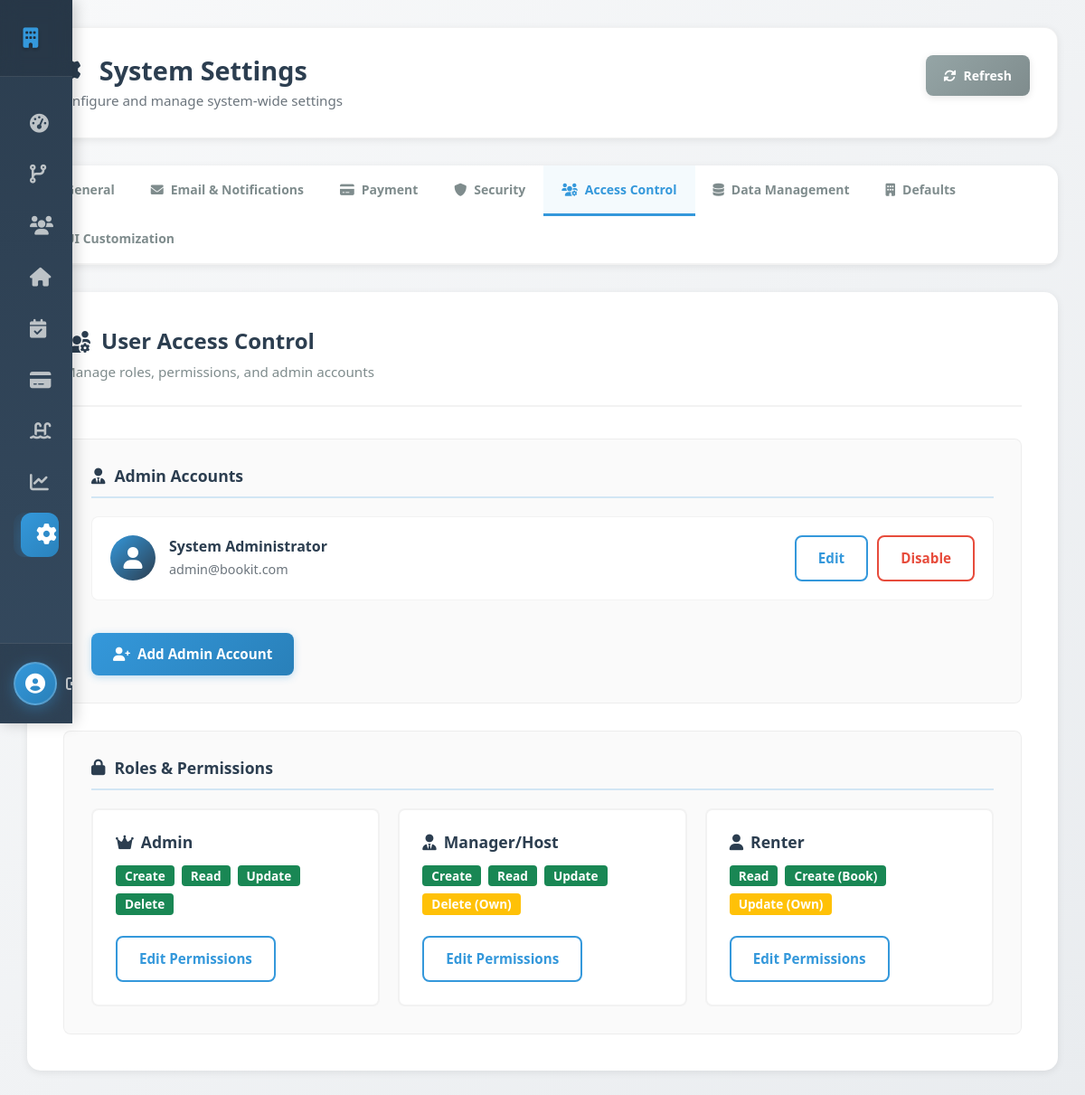
Screenshot of /admin/settings.php?tab=access (signed in) with the database file from the repository.
### tables this page shows
CREATE TABLE IF NOT EXISTS `users` (
  `user_id` int NOT NULL AUTO_INCREMENT,
  `full_name` varchar(100) NOT NULL,
  `email` varchar(100) NOT NULL,
  `password` varchar(255) NOT NULL,
  `phone` varchar(20) DEFAULT NULL,
  `role` enum('admin','host','renter') NOT NULL,
  `branch_id` int DEFAULT NULL,
  `is_active` tinyint(1) DEFAULT '1',
  `created_at` timestamp NULL DEFAULT CURRENT_TIMESTAMP,
  `last_login` datetime DEFAULT NULL,
  `updated_at` timestamp NULL DEFAULT CURRENT_TIMESTAMP ON UPDATE CURRENT_TIMESTAMP,
  `address` text,
  `profile_picture` varchar(255) DEFAULT NULL,
  `login_method` varchar(20) DEFAULT 'email',
  `condo_name` varchar(255) DEFAULT NULL,
  `branch_name` varchar(255) DEFAULT NULL,
  `condo_address` text,
  `social_media` varchar(500) DEFAULT NULL,
  `valid_id1` varchar(500) DEFAULT NULL,
  `valid_id2` varchar(500) DEFAULT NULL,
  `status` enum('pending','approved','rejected') DEFAULT 'pending',
  `reset_token` varchar(255) DEFAULT NULL,
  `token_expiry` datetime DEFAULT NULL,
  PRIMARY KEY (`user_id`),
  UNIQUE KEY `email` (`email`),
  UNIQUE KEY `email_2` (`email`)
);

### config/db.php (called while the page is built, shortened)
<?php
$conn = new mysqli(DB_HOST, DB_USER, DB_PASS, DB_NAME);
if (!function_exists('get_multiple_results')) {
    function get_multiple_results($sql, $params = []) {
        global $conn;
        $stmt = $conn->prepare($sql);
        if (!$stmt->execute()) {
            error_log("Execute failed: " . $stmt->error);
            $stmt->close();
            return [];
        }
        $result = $stmt->get_result();
        $results = [];
        if ($result) {
            while ($row = $result->fetch_assoc()) {
                $results[] = $row;
            }
        }
        return $results;
    }
}
?>

### admin/settings.php (the view, shortened to what this page needs)
<?php
include '../includes/functions.php';
include_once '../config/db.php';
$active_tab = $_GET['tab'] ?? 'general';
$admins = get_multiple_results("SELECT user_id, full_name, email, is_active FROM users WHERE role = 'admin' ORDER BY created_at DESC");
?>
<!DOCTYPE html>
<html lang="en">
<head>
    <link href="https://cdn.jsdelivr.net/npm/bootstrap@5.1.3/dist/css/bootstrap.min.css" rel="stylesheet">
    <link href="https://cdnjs.cloudflare.com/ajax/libs/font-awesome/6.0.0/css/all.min.css" rel="stylesheet">
    <link href="../assets/css/sidebar-common.css" rel="stylesheet">
    <link href="../assets/css/admin/settings.css" rel="stylesheet">
    <link href="../assets/css/modals.css" rel="stylesheet">
</head>
<body>
<div class="d-flex">
    <?php include '../includes/sidebar.php'; ?>
    <main class="main-content flex-grow-1">
        <div class="page-header">
            <div>
                <h1 class="page-title mb-1">
                    <i class="fas fa-cog me-2"></i>System Settings
                </h1>
                <p class="text-muted">Configure and manage system-wide settings</p>
            </div>
            <div class="page-actions">
                <button type="button" class="btn-refresh" onclick="location.reload()">
                    <i class="fas fa-sync-alt"></i> Refresh
                </button>
            </div>
        </div>
        <div class="settings-nav">
            <div class="nav-tabs">
                <a href="?tab=general" class="nav-tab <?php echo $active_tab == 'general' ? 'active' : ''; ?>">
                    <i class="fas fa-sliders-h"></i> General
                </a>
                <a href="?tab=email" class="nav-tab <?php echo $active_tab == 'email' ? 'active' : ''; ?>">
                    <i class="fas fa-envelope"></i> Email & Notifications
                </a>
                <a href="?tab=payment" class="nav-tab <?php echo $active_tab == 'payment' ? 'active' : ''; ?>">
                    <i class="fas fa-credit-card"></i> Payment
                </a>
                <a href="?tab=security" class="nav-tab <?php echo $active_tab == 'security' ? 'active' : ''; ?>">
                    <i class="fas fa-shield-alt"></i> Security
                </a>
                <a href="?tab=access" class="nav-tab <?php echo $active_tab == 'access' ? 'active' : ''; ?>">
                    <i class="fas fa-users-cog"></i> Access Control
                </a>
                <a href="?tab=data" class="nav-tab <?php echo $active_tab == 'data' ? 'active' : ''; ?>">
                    <i class="fas fa-database"></i> Data Management
                </a>
                <a href="?tab=defaults" class="nav-tab <?php echo $active_tab == 'defaults' ? 'active' : ''; ?>">
                    <i class="fas fa-building"></i> Defaults
                </a>
                <a href="?tab=ui" class="nav-tab <?php echo $active_tab == 'ui' ? 'active' : ''; ?>">
                    <i class="fas fa-palette"></i> UI Customization
                </a>
            </div>
        </div>
        <div class="settings-content">
            <?php if ($active_tab == 'access'): ?>
            <div class="settings-panel">
                <div class="panel-header">
                    <h2><i class="fas fa-users-cog"></i> User Access Control</h2>
                    <p>Manage roles, permissions, and admin accounts</p>
                </div>
                <div class="access-control-container">
                    <div class="access-section">
                        <h5 class="section-title"><i class="fas fa-user-tie"></i> Admin Accounts</h5>
                        <div class="admin-list">
                            <?php
                            if (is_array($admins) && count($admins) > 0) {
                                foreach ($admins as $admin):
                            ?>
                            <div class="admin-item">
                                <div class="admin-info">
                                    <div class="admin-avatar">
                                        <i class="fas fa-user"></i>
                                    </div>
                                    <div class="admin-details">
                                        <h6><?php echo htmlspecialchars($admin['full_name']); ?></h6>
                                        <p class="text-muted"><?php echo htmlspecialchars($admin['email']); ?></p>
                                    </div>
                                </div>
                                <div class="admin-actions">
                                    <button class="btn btn-sm btn-outline-primary">Edit</button>
                                    <button class="btn btn-sm btn-outline-danger" onclick="disableAdminAccount(<?php echo $admin['user_id']; ?>)">
                                        <?php echo $admin['is_active'] ? 'Disable' : 'Enable'; ?>
                                    </button>
                                </div>
                            </div>
                            <?php
                                endforeach;
                            } else {
                                echo '<p class="text-muted">No admin accounts found</p>';
                            }
                            ?>
                        </div>
                        <button type="button" class="btn btn-primary btn-sm mt-3">
                            <i class="fas fa-user-plus"></i> Add Admin Account
                        </button>
                    </div>
                    <div class="access-section">
                        <h5 class="section-title"><i class="fas fa-lock"></i> Roles & Permissions</h5>
                        <div class="roles-grid">
                            <div class="role-card">
                                <h6><i class="fas fa-crown"></i> Admin</h6>
                                <div class="permissions-list">
                                    <span class="badge bg-success">Create</span>
                                    <span class="badge bg-success">Read</span>
                                    <span class="badge bg-success">Update</span>
                                    <span class="badge bg-success">Delete</span>
                                </div>
                                <button class="btn btn-sm btn-outline-primary mt-2">Edit Permissions</button>
                            </div>
                            <div class="role-card">
                                <h6><i class="fas fa-user-tie"></i> Manager/Host</h6>
                                <div class="permissions-list">
                                    <span class="badge bg-success">Create</span>
                                    <span class="badge bg-success">Read</span>
                                    <span class="badge bg-success">Update</span>
                                    <span class="badge bg-warning">Delete (Own)</span>
                                </div>
                                <button class="btn btn-sm btn-outline-primary mt-2">Edit Permissions</button>
                            </div>
                            <div class="role-card">
                                <h6><i class="fas fa-user"></i> Renter</h6>
                                <div class="permissions-list">
                                    <span class="badge bg-success">Read</span>
                                    <span class="badge bg-success">Create (Book)</span>
                                    <span class="badge bg-warning">Update (Own)</span>
                                </div>
                                <button class="btn btn-sm btn-outline-primary mt-2">Edit Permissions</button>
                            </div>
                        </div>
                    </div>
                </div>
            </div>
            <?php endif; ?>
        </div>
    </main>
</div>
</body>
</html>

### assets/css/admin/settings.css (style rules this page uses)
.main-content { margin-left: 280px; padding: 30px; min-height: 100vh; background: linear-gradient(135deg, #f8f9fa 0%, #e9ecef 100%); transition: all 0.3s ease; flex-grow: 1; }
.page-header { display: flex; justify-content: space-between; align-items: flex-start; gap: 20px; margin-bottom: 30px; padding: 30px; background: white; border-radius: 15px; box-shadow: 0 2px 8px rgba(0, 0, 0, 0.08); border: 1px solid rgba(0, 0, 0, 0.05); }
.page-title { font-size: 1.8em; font-weight: 700; color: #2c3e50; margin: 0 0 8px 0; display: flex; align-items: center; gap: 12px; }
.page-header > div > p { margin: 0; color: #7f8c8d; font-size: 0.95em; }
.page-actions { display: flex; gap: 12px; }
.btn-refresh { padding: 12px 20px; border: none; border-radius: 8px; cursor: pointer; display: flex; align-items: center; gap: 8px; font-weight: 600; transition: all 0.3s ease; font-size: 14px; background: linear-gradient(135deg, #95a5a6 0%, #7f8c8d 100%); color: white; box-shadow: 0 2px 8px rgba(0,0,0,0.1); }
.settings-nav { margin-bottom: 30px; background: white; border-radius: 15px; box-shadow: 0 2px 8px rgba(0, 0, 0, 0.08); overflow: hidden; }
.nav-tabs { display: flex; flex-wrap: wrap; gap: 0; padding: 0; margin: 0; list-style: none; border-bottom: 2px solid rgba(0, 0, 0, 0.05); }
.nav-tab { flex: 0 0 auto; padding: 16px 20px; text-decoration: none; color: #7f8c8d; font-weight: 600; display: flex; align-items: center; gap: 8px; border: none; background: transparent; cursor: pointer; transition: all 0.3s ease; font-size: 14px; border-bottom: 3px solid transparent; margin-bottom: -2px; white-space: nowrap; }
.nav-tab.active { color: #3498db; border-bottom-color: #3498db; background: rgba(52, 152, 219, 0.05); }
.settings-content { background: white; border-radius: 15px; box-shadow: 0 2px 8px rgba(0, 0, 0, 0.08); overflow: hidden; }
.settings-panel { padding: 40px; }
.panel-header { margin-bottom: 35px; padding-bottom: 25px; border-bottom: 2px solid rgba(0, 0, 0, 0.05); }
.panel-header h2 { font-size: 1.5em; font-weight: 700; color: #2c3e50; margin: 0 0 8px 0; display: flex; align-items: center; gap: 12px; }
.panel-header p { margin: 0; color: #7f8c8d; font-size: 0.95em; }
.section-title { font-size: 1.1em; font-weight: 700; color: #2c3e50; margin-bottom: 20px; display: flex; align-items: center; gap: 10px; padding-bottom: 12px; border-bottom: 2px solid rgba(52, 152, 219, 0.2); }
.access-control-container { display: flex; flex-direction: column; gap: 30px; }
.access-section { padding: 30px; background: rgba(0, 0, 0, 0.02); border-radius: 8px; border: 1px solid rgba(0, 0, 0, 0.05); }
.admin-list { display: flex; flex-direction: column; gap: 15px; margin-bottom: 20px; }
.admin-item { display: flex; justify-content: space-between; align-items: center; padding: 20px; background: white; border-radius: 8px; border: 1px solid rgba(0, 0, 0, 0.05); }
.admin-info { display: flex; align-items: center; gap: 15px; flex: 1; }
.admin-avatar { width: 50px; height: 50px; border-radius: 50%; background: linear-gradient(135deg, #3498db, #2c3e50); display: flex; align-items: center; justify-content: center; color: white; font-size: 1.5em; }
.admin-details h6 { margin: 0 0 5px 0; color: #2c3e50; font-weight: 700; }
.admin-details p { margin: 0; color: #7f8c8d; font-size: 0.9em; }
.admin-actions { display: flex; gap: 10px; }
.roles-grid { display: grid; grid-template-columns: repeat(auto-fit, minmax(250px, 1fr)); gap: 20px; }
.role-card { padding: 25px; background: white; border-radius: 8px; border: 2px solid rgba(0, 0, 0, 0.05); transition: all 0.3s ease; }
.role-card h6 { font-size: 1.1em; font-weight: 700; color: #2c3e50; margin-bottom: 15px; display: flex; align-items: center; gap: 8px; }
.permissions-list { display: flex; gap: 8px; flex-wrap: wrap; margin-bottom: 15px; }
.permissions-list .badge { font-size: 0.85em; padding: 5px 10px; }
.btn { padding: 12px 24px; border-radius: 8px; font-weight: 600; border: none; cursor: pointer; transition: all 0.3s ease; font-size: 0.95em; display: inline-flex; align-items: center; gap: 8px; }
.btn-primary { background: linear-gradient(135deg, #3498db 0%, #2980b9 100%); color: white; box-shadow: 0 2px 8px rgba(52, 152, 219, 0.3); }
.btn-outline-primary { border: 2px solid #3498db; color: #3498db; background: transparent; }
.btn-outline-danger { border: 2px solid #e74c3c; color: #e74c3c; background: transparent; }
@media (max-width: 1200px) { .main-content { margin-left: 0; } }

### rows the page displays
users: full_name "System Administrator", email "admin@bookit.com", is_active "Disable"
